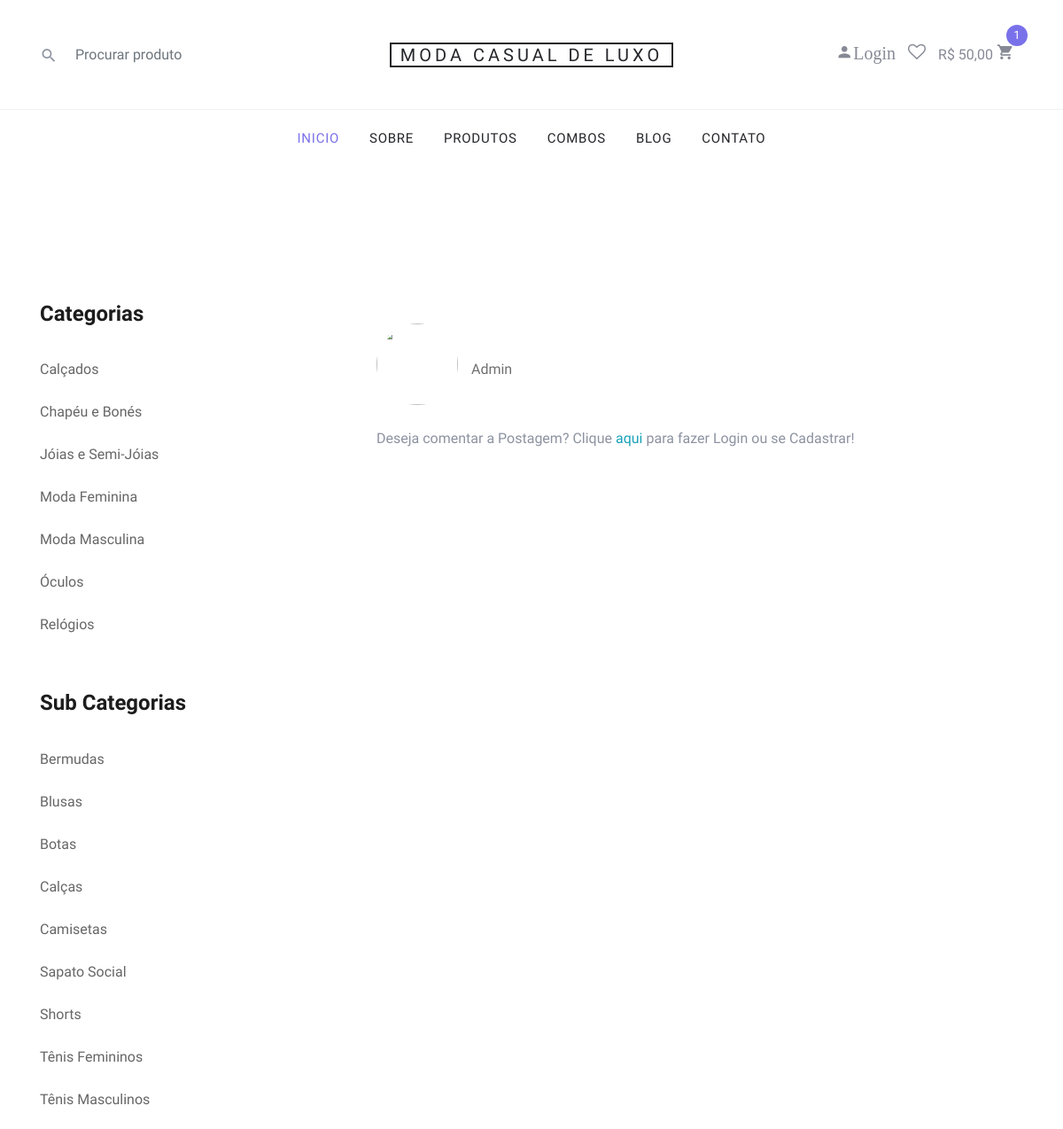
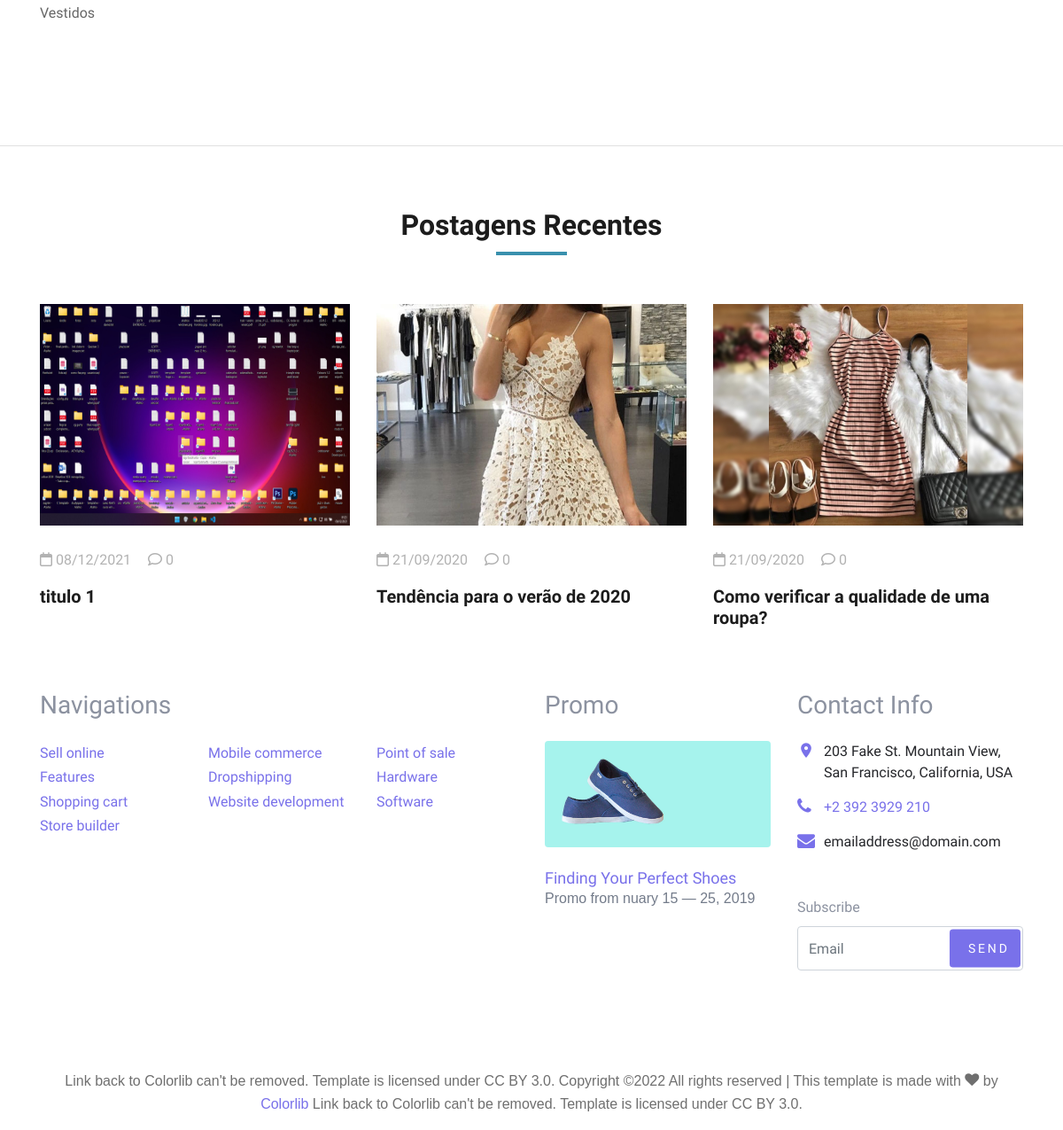
The page /lojaVirtualPHP/blog-postagem.php on the database its author committed (2 pictures, top to bottom).
### tables this page shows
CREATE TABLE `produtos` (
  `id` int(11) NOT NULL AUTO_INCREMENT,
  `categoria` int(11) NOT NULL,
  `sub_categoria` int(11) NOT NULL,
  `nome` varchar(100) NOT NULL,
  `nome_url` varchar(100) NOT NULL,
  `descricao` varchar(1000) NOT NULL,
  `descricao_longa` text NOT NULL,
  `valor` decimal(10,2) NOT NULL,
  `imagem` varchar(100) NOT NULL,
  `estoque` int(11) NOT NULL,
  `tipo_envio` int(11) NOT NULL,
  `palavras` varchar(250) NOT NULL,
  `ativo` varchar(5) NOT NULL,
  `peso` double(8,2) DEFAULT NULL,
  `largura` int(11) DEFAULT NULL,
  `altura` int(11) DEFAULT NULL,
  `comprimento` int(11) DEFAULT NULL,
  `modelo` varchar(100) DEFAULT NULL,
  `valor_frete` decimal(8,2) DEFAULT NULL,
  `promocao` varchar(5) NOT NULL,
  `vendas` int(11) DEFAULT NULL,
  PRIMARY KEY (`id`)
);

CREATE TABLE `carrinho` (
  `id` int(11) NOT NULL,
  `id_usuario` int(11) NOT NULL,
  `id_produto` int(11) NOT NULL,
  `quantidade` int(11) NOT NULL,
  `id_venda` int(11) NOT NULL,
  `data` date NOT NULL,
  `combo` varchar(5) NOT NULL
);

CREATE TABLE `categorias` (
  `id` int(11) NOT NULL AUTO_INCREMENT,
  `nome` varchar(50) NOT NULL,
  `nome_url` varchar(50) NOT NULL,
  `imagem` varchar(100) NOT NULL,
  PRIMARY KEY (`id`)
);

CREATE TABLE `sub_categorias` (
  `id` int(11) NOT NULL AUTO_INCREMENT,
  `nome` varchar(50) NOT NULL,
  `nome_url` varchar(50) NOT NULL,
  `imagem` varchar(100) NOT NULL,
  `id_categoria` int(11) NOT NULL,
  PRIMARY KEY (`id`)
);

CREATE TABLE `blog` (
  `id` int(11) NOT NULL,
  `titulo` varchar(200) NOT NULL,
  `descricao_1` varchar(1000) NOT NULL,
  `descricao_2` varchar(1000) NOT NULL,
  `imagem` varchar(150) NOT NULL,
  `data` date NOT NULL,
  `palavras` varchar(150) DEFAULT NULL,
  `nome_url` varchar(200) NOT NULL
);

### lojaVirtualPHP/config.php (called while the page is built, shortened)
<?php
$Gnome_loja = 'Moda casual de luxo';
?>

### lojaVirtualPHP/blog-postagem.php (the view, shortened to what this page needs)
<?php
require_once("conexao.php");
$postagem_get = @$_GET['nome'];
 ?>
<?php
require_once("cabecalho.php");
?>
<?php
$query = $pdo->query("SELECT * FROM usuarios where nivel = 'Admin'");
$res = $query->fetchAll(PDO::FETCH_ASSOC);
$imagem_admin = $res[0]['imagem'];
 ?>
    <section class="blog-details spad">
        <div class="container">
            <div class="row">
                <div class="col-lg-4 col-md-5 order-md-1 order-2">
                    <div class="blog__sidebar">
                          <div class="blog__sidebar__item">
                        <h4>Categorias</h4>
                        <ul>
                            <?php
                            $query = $pdo->query("SELECT * FROM categorias order by nome asc ");
                            $res = $query->fetchAll(PDO::FETCH_ASSOC);
                            for ($i=0; $i < count($res); $i++) {
                              $nome = $res[$i]['nome'];
                              $nome_url = $res[$i]['nome_url'];
                              ?>
                              <li><a href="sub-categoria-de-<?php echo $nome_url ?>"><?php echo $nome ?></a></li>
                          <?php } ?>
                      </ul>
                  </div>
                  <div class="blog__sidebar__item">
                    <h4>Sub Categorias</h4>
                    <ul>
                        <?php
                        $query = $pdo->query("SELECT * FROM sub_categorias order by nome asc ");
                        $res = $query->fetchAll(PDO::FETCH_ASSOC);
                        for ($i=0; $i < count($res); $i++) {
                          $nome = $res[$i]['nome'];
                          $nome_url = $res[$i]['nome_url'];
                          ?>
                          <li><a href="produtos-<?php echo $nome_url ?>"><?php echo $nome ?></a></li>
                      <?php } ?>
                  </ul>
              </div>
                    </div>
                </div>
                <div class="col-lg-8 col-md-7 order-md-1 order-1">
                    <div class="blog__details__text">
                    </div>
                    <div class="blog__details__content mb-4">
                        <div class="row">
                            <div class="col-lg-6">
                                <div class="blog__details__author">
                                    <div class="blog__details__author__pic">
                                        <img src="img/<?php echo @$imagem_admin ?>" alt="">
                                    </div>
                                    <div class="blog__details__author__text">
                                        <span>Admin</span>
                                    </div>
                                </div>
                            </div>
                        </div>
                    </div>
                    <?php if($id_usuario == null || $id_usuario == ""){
                        echo '<span class="mt-4">Deseja comentar a Postagem? Clique <a target="_blank" href="sistema" class="text-info"> aqui </a> para fazer Login ou se Cadastrar!</span>';
                    } ?>
                </div>
            </div>
        </div>
    </section>
    <section class="related-blog spad">
        <div class="container">
            <div class="row">
                <div class="col-lg-12">
                    <div class="section-title related-blog-title">
                        <h2>Postagens Recentes</h2>
                    </div>
                </div>
            </div>
            <div class="row">
                <?php
               $query = $pdo->query("SELECT * FROM blog where nome_url != '$postagem_get' order by id desc LIMIT 3");
               $res = $query->fetchAll(PDO::FETCH_ASSOC);
               for ($i=0; $i < count($res); $i++) {
                  $titulo = $res[$i]['titulo'];
                  $imagem = $res[$i]['imagem'];
                  $data = $res[$i]['data'];
                  $id = $res[$i]['id'];
                  $nome_url = $res[$i]['nome_url'];
                  $data = implode('/', array_reverse(explode('-', $data)));
                  $query2 = $pdo->query("SELECT * FROM coment_blog where id_blog = '$id' ");
                  $res2 = $query2->fetchAll(PDO::FETCH_ASSOC);
                  $total_itens = @count($res2);
                  $query3 = $pdo->query("SELECT * FROM blog ");
                  $res3 = $query3->fetchAll(PDO::FETCH_ASSOC);
                  ?>
                <div class="col-lg-4 col-md-4 col-sm-6">
                     <div class="blog__item">
                                <div class="blog__item__pic">
                                    <img src="img/blog/<?php echo $imagem ?>" width="100%" height="250" alt="">
                                </div>
                                <div class="blog__item__text">
                                    <ul>
                                        <li><i class="fa fa-calendar-o"></i> <?php echo $data ?></li>
                                        <li><i class="fa fa-comment-o"></i> <?php echo $total_itens ?></li>
                                    </ul>
                                    <h5><a href="postagem-<?php echo $nome_url ?>"><?php echo $titulo ?></a></h5>
                                </div>
                            </div>
                </div>
            <?php } ?>
            </div>
        </div>
    </section>
    <?php
require_once("rodape.php");
?>

### lojaVirtualPHP/cabecalho.php (shortened to what this page needs)
<?php require_once("config.php");
require_once("conexao.php");
$id_usuario = @$_SESSION['id_usuario'];
$res = $pdo->query("SELECT * from carrinho where id_usuario = '$id_usuario' and id_venda = 0 order by id asc");
$dados = $res->fetchAll(PDO::FETCH_ASSOC);
$linhas = count($dados);
for ($i=0; $i < count($dados); $i++) {
$combo = $dados[$i]['combo'];
$id_produto = $dados[$i]['id_produto'];
 $quantidade = $dados[$i]['quantidade'];
 if($combo == 'Sim'){
   $res_p = $pdo->query("SELECT * from combos where id = '$id_produto' ");
 }else{
  $res_p = $pdo->query("SELECT * from produtos where id = '$id_produto' ");
 }
 $dados_p = $res_p->fetchAll(PDO::FETCH_ASSOC);
 if($combo == 'Sim'){
  $promocao = "";
  $pasta = "combos";
 }else{
  $promocao = @$dados_p[0]['promocao'];
 }
 if($promocao == 'Sim'){
  $queryp = $pdo->query("SELECT * FROM promocoes where id_produto = '$id_produto' ");
  $resp = $queryp->fetchAll(PDO::FETCH_ASSOC);
  $valor = $resp[0]['valor'];
}else{
  $valor = @$dados_p[0]['valor'];
}
$total_item = $valor * $quantidade;
@$total = @$total + $total_item;
}
@$total_c = number_format(@$total, 2, ',', '.');
?>
<!DOCTYPE html>
<html lang="en">
  <head>
    <link href="https://cdn.jsdelivr.net/npm/bootstrap@5.1.3/dist/css/bootstrap.min.css" rel="stylesheet">
     <link rel="stylesheet" href="cssH/style.css" type="text/css">
    <link rel="stylesheet" href="fonts/icomoon/style.css">
    <link rel="stylesheet" href="css/bootstrap.min.css">
    <link rel="stylesheet" href="css/magnific-popup.css">
    <link rel="stylesheet" href="css/jquery-ui.css">
    <link rel="stylesheet" href="css/owl.carousel.min.css">
    <link rel="stylesheet" href="css/owl.theme.default.min.css">
    <link rel="stylesheet" href="css/aos.css">
    <link rel="stylesheet" href="css/style.css">
    <link rel="stylesheet" href="css/meustyle.css">
  </head>
  <body>
  <div class="site-wrap">
    <header class="site-navbar" role="banner">
      <div class="site-navbar-top">
        <div class="container">
          <div class="row align-items-center">
            <div class="col-6 col-md-4 order-2 order-md-1 site-search-icon text-left">
              <form action="lista-produtos.php" class="site-block-top-search">
                <span class="icon icon-search2"></span>
                <input type="text" name="txtBuscar" class="form-control border-0" placeholder="Procurar produto">
              </form>
            </div>
            <div class="col-12 mb-3 mb-md-0 col-md-4 order-1 order-md-2 text-center">
              <div class="site-logo">
                <a href="index.php" class="js-logo-clone"><?php echo $Gnome_loja ?></a>
              </div>
            </div>
            <div class="col-6 col-md-4 order-3 order-md-3 text-right">
              <div class="site-top-icons">
                <ul>
                <?php
                     if(@$_SESSION['id_usuario'] == null || @$_SESSION['nivel_usuario'] != 'Cliente'){
                 ?>
                <li><a href="sistema/index.php"><span class="icon icon-person">Login</span> </a></li>
            <?php }else{ ?>
                <a href="sistema/painel-cliente"><span class="icon icon-person"></span> Painel</a>
            <?php } ?>
                  <li><a href="#"><span class="icon icon-heart-o"></span></a></li>
                  <li>
                    <a href="carrinho.php" class="site-cart">
                      <span class=""> R$ <?php echo $total_c . " " ?></span>
                      <span class="icon icon-shopping_cart"></span>
                      <span class="count"> <?php echo $linhas ?> </span>
                    </a>
                  </li>
                </ul>
              </div>
            </div>
          </div>
        </div>
      </div>
      <nav class="site-navigation text-right text-md-center" role="navigation">
        <div class="container">
          <ul class="site-menu js-clone-nav d-none d-md-block">
            <li class=" active">
              <a href="index.php">Inicio</a>
            </li>
            <li class="">
              <a href="about.php">Sobre</a>
            </li>
            <li><a href="categorias.php">Produtos</a></li>
            <li><a href="combos.php">Combos</a></li>
            <li><a href="blog.php">Blog</a></li>
            <li><a href="contact.php">Contato</a></li>
          </ul>
        </div>
      </nav>
    </header>

### lojaVirtualPHP/cssH/style.css (style rules this page uses)
html, body { height: 100%; font-family: "Cairo", sans-serif; -webkit-font-smoothing: antialiased; font-smoothing: antialiased; }
h1, h2, h3, h4, h5, h6 { margin: 0; color: #111111; font-weight: 400; font-family: "Cairo", sans-serif; }
h2 { font-size: 36px; }
h4 { font-size: 24px; }
h5 { font-size: 18px; }
img { max-width: 100%; }
ul, ol { padding: 0; margin: 0; }
.section-title { margin-bottom: 50px; text-align: center; }
.section-title h2 { color: #1c1c1c; font-weight: 700; position: relative; }
.section-title h2:after { position: absolute; left: 0; bottom: -15px; right: 0; height: 4px; width: 80px; background: #3990ad; content: ""; margin: 0 auto; }
.spad { padding-top: 100px; padding-bottom: 100px; }
.blog__item { margin-bottom: 60px; }
.blog__item__pic img { min-width: 100%; }
.blog__item__text { padding-top: 25px; }
.blog__item__text ul { margin-bottom: 15px; }
.blog__item__text ul li { font-size: 16px; color: #b2b2b2; list-style: none; display: inline-block; margin-right: 15px; }
.blog__item__text ul li:last-child { margin-right: 0; }
.blog__item__text h5 { margin-bottom: 12px; }
.blog__item__text h5 a { font-size: 20px; color: #1c1c1c; font-weight: 700; }
.blog__sidebar { padding-top: 50px; }
.blog__sidebar__item { margin-bottom: 50px; }
.blog__sidebar__item h4 { color: #1c1c1c; font-weight: 700; margin-bottom: 25px; }
.blog__sidebar__item ul li { list-style: none; }
.blog__sidebar__item ul li a { font-size: 16px; color: #666666; line-height: 48px; -webkit-transition: all, 0.3s; -moz-transition: all, 0.3s; -ms-transition: all, 0.3s; -o-transition: all, 0.3s; transition: all, 0.3s; }
.related-blog { padding-top: 70px; padding-bottom: 10px; }
.related-blog-title { margin-bottom: 70px; }
.blog-details { padding-bottom: 75px; border-bottom: 1px solid #e1e1e1; }
.blog__details__text { margin-bottom: 45px; }
.blog__details__author__pic { float: left; margin-right: 15px; }
.blog__details__author__pic img { height: 92px; width: 92px; border-radius: 50%; }
.blog__details__author__text { overflow: hidden; padding-top: 30px; }
.blog__details__author__text span { font-size: 16px; color: #6f6f6f; }
@media only screen and (min-width: 1200px) { .container { max-width: 1170px; } }

### rows shown on the page
produtos: valor.quantidade "50,00"
categorias: nome "Calçados"
categorias: nome "Chapéu e Bonés"
categorias: nome "Jóias e Semi-Jóias"
categorias: nome "Moda Feminina"
categorias: nome "Moda Masculina"
categorias: nome "Óculos"
categorias: nome "Relógios"
sub_categorias: nome "Bermudas"
sub_categorias: nome "Blusas"
sub_categorias: nome "Botas"
sub_categorias: nome "Calças"
sub_categorias: nome "Camisetas"
sub_categorias: nome "Sapato Social"
sub_categorias: nome "Shorts"
sub_categorias: nome "Tênis Femininos"
sub_categorias: nome "Tênis Masculinos"
sub_categorias: nome "Vestidos"
blog: imagem (picture), data "08/12/2021", total_itens "0", titulo "titulo 1"
blog: imagem (picture), data "21/09/2020", total_itens "0", titulo "Tendência para o verão de 2020"
blog: imagem (picture), data "21/09/2020", total_itens "0", titulo "Como verificar a qualidade de uma roupa?"

### other values the page prints
$Gnome_loja "MODA CASUAL DE LUXO"
$linhas "1"
